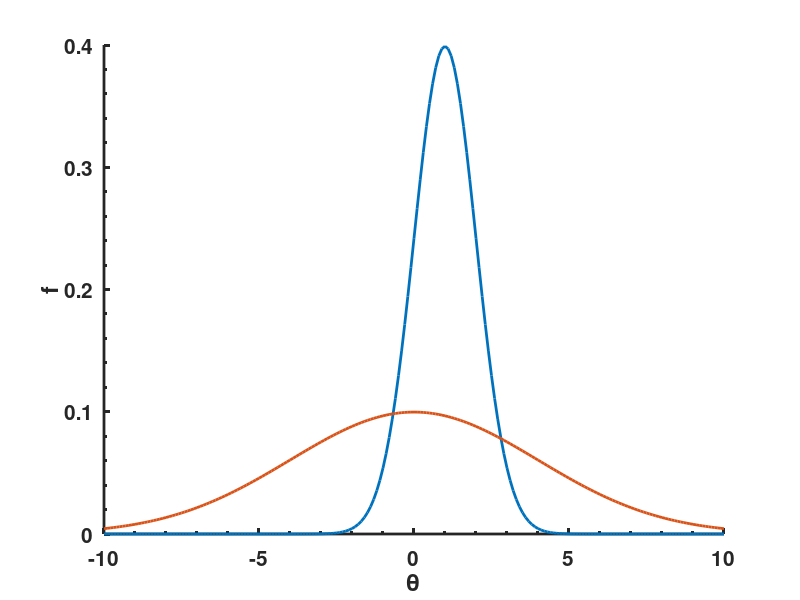

Here is the MATLAB script that generated this plot: (Note: this script raises an error after producing the figure.)
clear all
close all

x = [-10:.1:10];
norm1 = normpdf(x,1,1);

norm2 = normpdf(x,0,4);

h = figure;
hold on
plot(x,norm1,'linewidth',2)
plot(x,norm2,'linewidth',2)

xlabel('\theta')
ylabel('f')
set(gca,'linewidth',2,'fontsize',15,'fontweight','bold','plotboxaspectratiomode','auto','xminortick','on','yminortick','on','TickLength',[0.04;0.02]);
set(gca,'box','on')
pbaspect([1 1 1])
legend('biased esti.','unbiased esti.')
saveTightFigure(h,'fisherInformationDemo.pdf')
